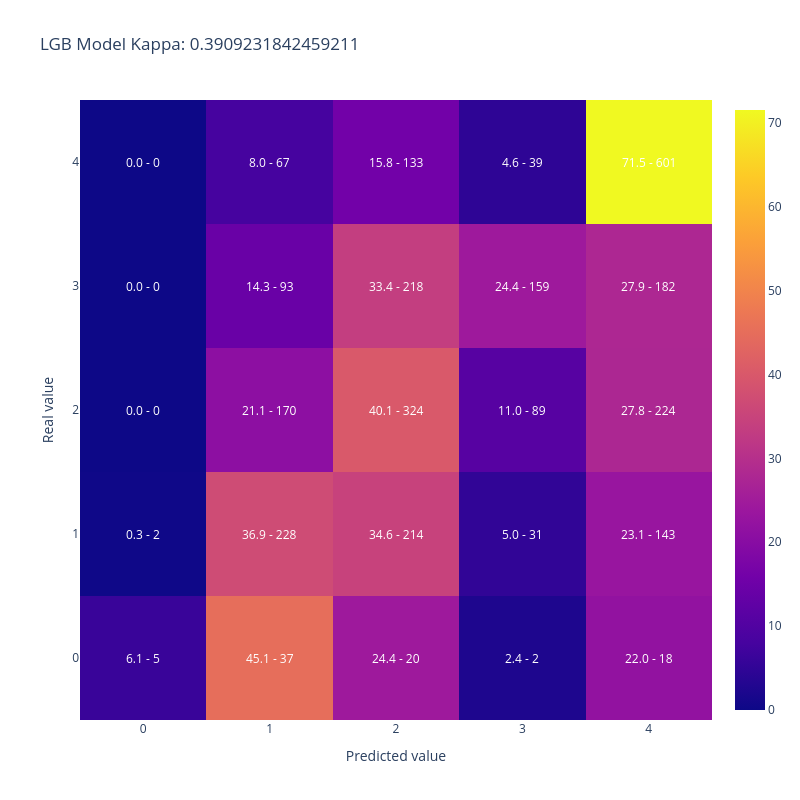

Notebook source saved alongside this figure:
### Code cell
plot_confusion_matrix(merged_datasets['AdoptionSpeed'],
                      merged_datasets['lgb_pred_score'].apply(np.argmax), 
                    title = 'LGB Model Kappa: ' + str(cohen_kappa_score(merged_datasets['AdoptionSpeed'],
                                                                    merged_datasets['lgb_pred_score'].apply(np.argmax), 
                                                                    weights='quadratic')))

### Figure 1 — Plotly figure (JSON) as saved in the notebook; plotly's stock layout.template omitted (floating-point values rounded to 4 significant figures)
{"data": [{"type": "heatmap", "x": [0, 1, 2, 3, 4], "y": [0, 1, 2, 3, 4], "z": [[6.098, 45.12, 24.39, 2.439, 21.95], [0.3236, 36.89, 34.63, 5.016, 23.14], [0.0, 21.07, 40.15, 11.03, 27.76], [0.0, 14.26, 33.44, 24.39, 27.91], [0.0, 7.976, 15.83, 4.643, 71.55]]}], "layout": {"annotations": [{"font": {"color": "white"}, "showarrow": false, "text": "6.1 - 5", "x": 0, "xref": "x", "y": 0, "yref": "y"}, {"font": {"color": "white"}, "showarrow": false, "text": "45.1 - 37", "x": 1, "xref": "x", "y": 0, "yref": "y"}, {"font": {"color": "white"}, "showarrow": false, "text": "24.4 - 20", "x": 2, "xref": "x", "y": 0, "yref": "y"}, {"font": {"color": "white"}, "showarrow": false, "text": "2.4 - 2", "x": 3, "xref": "x", "y": 0, "yref": "y"}, {"font": {"color": "white"}, "showarrow": false, "text": "22.0 - 18", "x": 4, "xref": "x", "y": 0, "yref": "y"}, {"font": {"color": "white"}, "showarrow": false, "text": "0.3 - 2", "x": 0, "xref": "x", "y": 1, "yref": "y"}, {"font": {"color": "white"}, "showarrow": false, "text": "36.9 - 228", "x": 1, "xref": "x", "y": 1, "yref": "y"}, {"font": {"color": "white"}, "showarrow": false, "text": "34.6 - 214", "x": 2, "xref": "x", "y": 1, "yref": "y"}, {"font": {"color": "white"}, "showarrow": false, "text": "5.0 - 31", "x": 3, "xref": "x", "y": 1, "yref": "y"}, {"font": {"color": "white"}, "showarrow": false, "text": "23.1 - 143", "x": 4, "xref": "x", "y": 1, "yref": "y"}, {"font": {"color": "white"}, "showarrow": false, "text": "0.0 - 0", "x": 0, "xref": "x", "y": 2, "yref": "y"}, {"font": {"color": "white"}, "showarrow": false, "text": "21.1 - 170", "x": 1, "xref": "x", "y": 2, "yref": "y"}, {"font": {"color": "white"}, "showarrow": false, "text": "40.1 - 324", "x": 2, "xref": "x", "y": 2, "yref": "y"}, {"font": {"color": "white"}, "showarrow": false, "text": "11.0 - 89", "x": 3, "xref": "x", "y": 2, "yref": "y"}, {"font": {"color": "white"}, "showarrow": false, "text": "27.8 - 224", "x": 4, "xref": "x", "y": 2, "yref": "y"}, {"font": {"color": "white"}, "showarrow": false, "text": "0.0 - 0", "x": 0, "xref": "x", "y": 3, "yref": "y"}, {"font": {"color": "white"}, "showarrow": false, "text": "14.3 - 93", "x": 1, "xref": "x", "y": 3, "yref": "y"}, {"font": {"color": "white"}, "showarrow": false, "text": "33.4 - 218", "x": 2, "xref": "x", "y": 3, "yref": "y"}, {"font": {"color": "white"}, "showarrow": false, "text": "24.4 - 159", "x": 3, "xref": "x", "y": 3, "yref": "y"}, {"font": {"color": "white"}, "showarrow": false, "text": "27.9 - 182", "x": 4, "xref": "x", "y": 3, "yref": "y"}, {"font": {"color": "white"}, "showarrow": false, "text": "0.0 - 0", "x": 0, "xref": "x", "y": 4, "yref": "y"}, {"font": {"color": "white"}, "showarrow": false, "text": "8.0 - 67", "x": 1, "xref": "x", "y": 4, "yref": "y"}, {"font": {"color": "white"}, "showarrow": false, "text": "15.8 - 133", "x": 2, "xref": "x", "y": 4, "yref": "y"}, {"font": {"color": "white"}, "showarrow": false, "text": "4.6 - 39", "x": 3, "xref": "x", "y": 4, "yref": "y"}, {"font": {"color": "white"}, "showarrow": false, "text": "71.5 - 601", "x": 4, "xref": "x", "y": 4, "yref": "y"}], "height": 800, "title": {"text": "LGB Model Kappa: 0.3909231842459211"}, "width": 800, "xaxis": {"title": {"text": "Predicted value"}}, "yaxis": {"title": {"text": "Real value"}}}}
